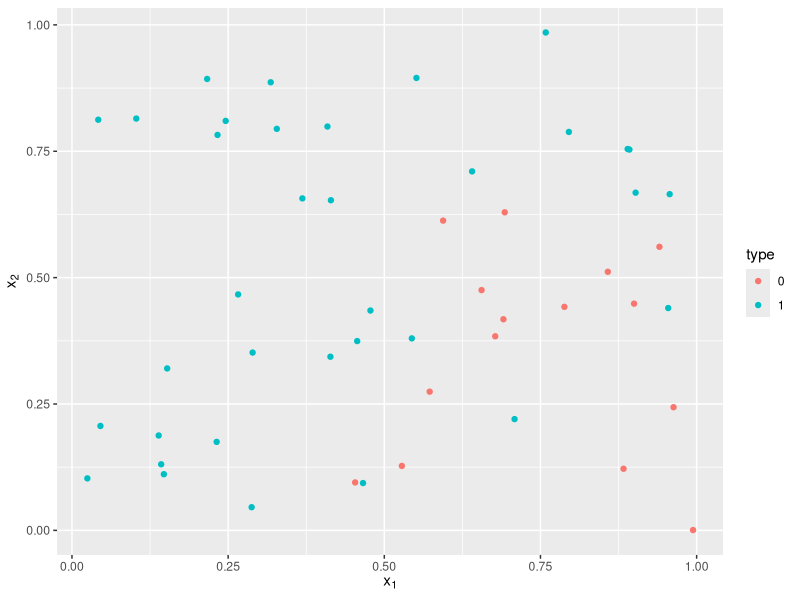
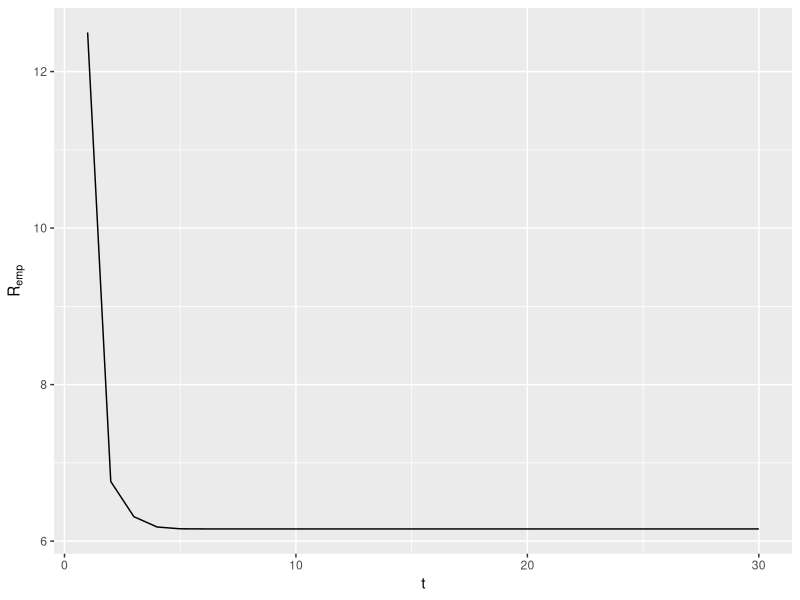
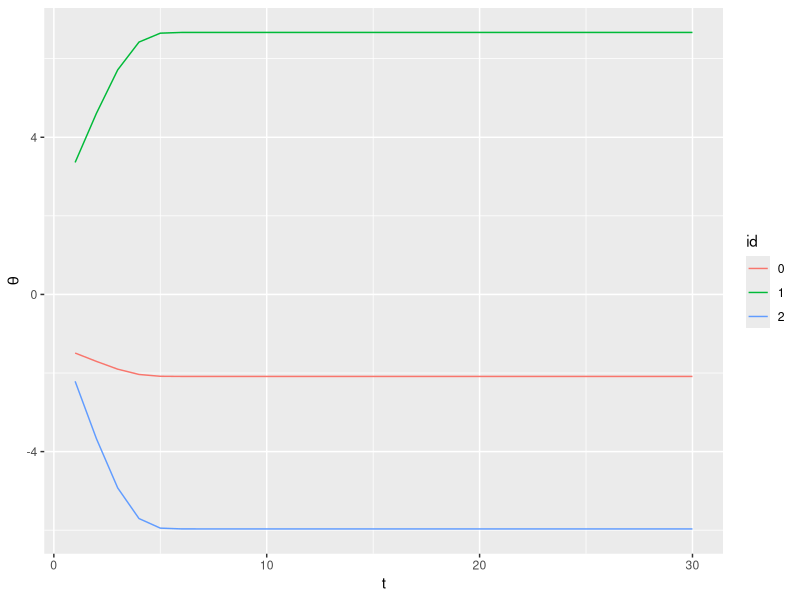

Reproduce these figures in R, in order.
library(ggplot2)
set.seed(123)
# simulate 50 binary observations with noisy linear decision boundary
n = 50
X = matrix(runif(2*n), ncol = 2)
X_model = cbind(1, X)
y = -((X_model %*% c(0.3, -1, 1) + rnorm(n, 0, 0.3) < 0) - 1)
df = as.data.frame(X)
df$type = as.character(y)
ggplot(df) +
  geom_point(aes(x = V1, y = V2, color=type)) +
  xlab(expression(x[1])) +
  ylab(expression(x[2]))

theta = c(0, 0, 0)
remps = NULL
thetas = NULL
for(i in 1:30){
  exp_f = exp(X_model %*% theta)
  remps = rbind(remps, sum((y - 1/(1+exp_f))^2))
  hess = t(X_model) %*%
    (c((2 * exp_f*(2 * exp_f - y*(exp_f^2 - 1) - 1))/(exp_f + 1)^4 ) * X_model)
  grad = c(t(2*(y * exp_f - (1 + exp_f^-1)^-1) / (exp_f + 1)^2) %*% X_model)
  theta = theta + solve(hess, -grad)
  thetas = rbind(thetas, theta)
}

ggplot(data.frame(remps, t=1:nrow(remps)), aes(x=t, y=remps)) +
  geom_line() + ylab(expression(R[emp]))

ggplot(data.frame(theta = c(thetas), t=rep(1:nrow(thetas),3),
                  id = as.factor(rep(c(0, 1, 2), each= nrow(thetas)))),
       aes(x = t, y=theta)) +
  geom_line(aes(color = id)) + ylab(expression(theta))
